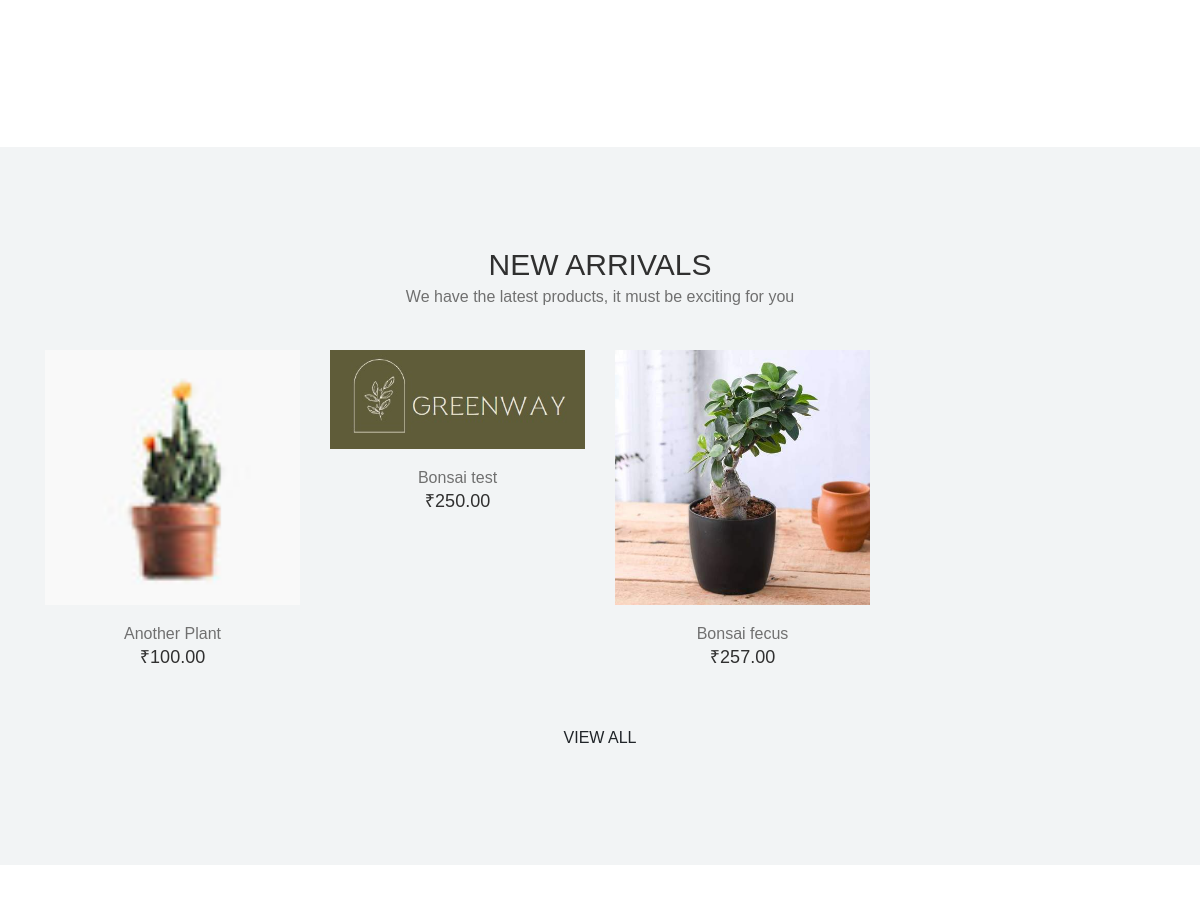
The app's page / (middle part), older data.
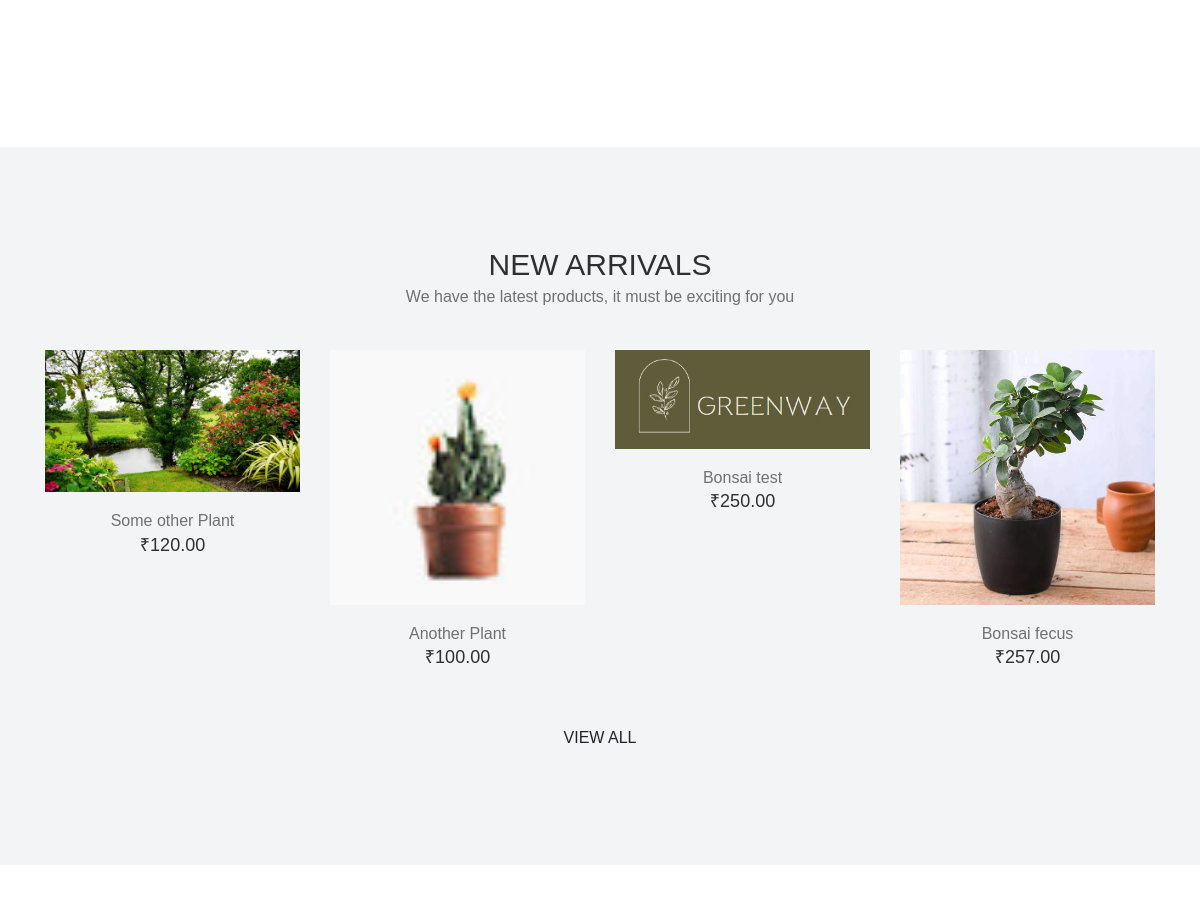
The same page, newer data.
### products/models.py (models this page shows, shortened)
class ItemsImages(models.Model):
    title = models.ForeignKey(ItemMain, on_delete=models.CASCADE)
    image = models.ImageField(upload_to = 'images')

class ItemMain(models.Model):
    title = models.CharField(max_length=50, unique=True)
    price = models.DecimalField(decimal_places=2, max_digits=25)
    description = models.TextField()
    category = models.ForeignKey(ItemsCat, on_delete=models.CASCADE)
    availablity = models.BooleanField(default=False)
    shippingCharges = models.IntegerField(default=0)
    offers = models.IntegerField(default=0)
    plantingAndCare = models.TextField()
    slug = models.SlugField(max_length=50,unique=True, default="", editable=False)

### products/views.py (the view)
# urls.py: 2. Add a URL to urlpatterns:  path('', views.home, name='home')
def home(request):
    context = {}
    items = ItemMain.objects.all().order_by('-id')[:4]
    items_list = []
    for i in items:
        l = []
        l.append(i.title)
        l.append(i.price)
        l.append(i.slug)
        ima = ItemsImages.objects.filter(title = i)[0]
        print(ima.image)
        l.append(ima.image)
        items_list.append(l)
    context['items'] = items_list
    blogs = BlogPlant.objects.all().order_by('-id')[:3]
    blogs_list = []
    for i in blogs:
        l = []
        l.append(i.blog_title)
        l.append(i.author)
        l.append(i.publish_date)
        l.append(i.blog_image)
        l.append(i.slug)
        l.append(i.blog_content[:100])
        blogs_list.append(l)
    context['blogs'] = blogs_list
    return render(request, 'home.html', context)

### templates/home.html (shortened to what this page needs)
{% extends "base-home.html" %}
{% load static %}
{% block home %}
<link rel="stylesheet" type="text/css" href="{% static 'css/home/home.css' %}">
<div>
<section class="alazea-portfolio-area section-padding-100-0">
    <div class="container-fluid">
        <div class="row alazea-portfolio">
            <div class="col-12 col-sm-6 col-lg-3 single_portfolio_item design office-design wow fadeInUp" data-wow-delay="100ms">
                <div class="portfolio-thumbnail .portfolio-thumbnail5 bg-img" ></div>
            </div>
            <div class="col-12 col-sm-6 col-lg-3 single_portfolio_item garden wow fadeInUp" data-wow-delay="200ms">
                <div class="portfolio-thumbnail .portfolio-thumbnail6 bg-img"></div>
            </div>
            <div class="col-12 col-lg-6 single_portfolio_item home-design wow fadeInUp" data-wow-delay="300ms">
                <div class="portfolio-thumbnail .portfolio-thumbnail7 bg-img"></div>
            </div>
        </div>
    </div>
</section>
<section class="new-arrivals-products-area bg-gray section-padding-100">
    <div class="container">
        <div class="row">
            <div class="col-12">
                <div class="section-heading text-center">
                    <h2>NEW ARRIVALS</h2>
                    <p>We have the latest products, it must be exciting for you</p>
                </div>
            </div>
        </div>
        <div class="row">
            {% for item in items %}
                <div class="col-12 col-sm-6 col-lg-3">
                    <div class="single-product-area mb-50 wow fadeInUp" data-wow-delay="100ms">
                        <div class="product-img">
                            <a href="shop-details.html"><img src="/media/{{ item.3 }}" %} alt=""></a>
                        </div>
                        <div class="product-info mt-15 text-center">
                            <a href="{% url 'itemView' the_slug=item.2 %}">
                                <p>{{ item.0 }}</p>
                            </a>
                            <h6>₹{{ item.1 }}</h6>
                        </div>
                    </div>
                </div>
            {% endfor %}
            <div class="col-12 text-center">
                <a href="{% url 'itemlist' %}" class="btn alazea-btn">View All</a>
            </div>
        </div>
    </div>
</section>
<section class="alazea-blog-area section-padding-100-0">
</section>
{% include 'mission.html' %}
</div>
{% endblock home %}

Row changes from the older to the newer data that the page shows:
added ItemsImages: image (picture)
added ItemMain: title "Some other Plant", price "120.00"
